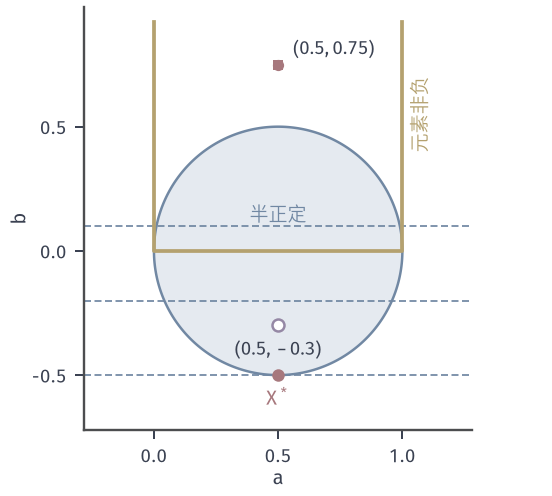

Write the Python code that produced this figure.
from pathlib import Path
import sys
sys.path.insert(0, str(Path(__file__).resolve().parents[1]/"cone-common"))
from cone_fig import *
HERE = Path(__file__).resolve().parent
# Trace-one 2x2 symmetric matrices X=[[a,b],[b,1-a]], W=[[2,1],[1,2]], <W,X>=2+2b.
fig, ax = figure(width_mm=78, height_mm=70)
xl, yl = (-.28, 1.28), (-.72, .98)
th = np.linspace(0, 2*np.pi, 300)
ax.fill(.5+.5*np.cos(th), .5*np.sin(th), facecolor=BLUE_FILL, edgecolor=BLUE, lw=1.0, zorder=1)
ax.plot([0, 0, 1, 1], [.92, 0, 0, .92], color=YELLOW, lw=1.5, zorder=3)
for lev in (-.5, -.2, .1):
    ax.plot(xl, [lev, lev], color=BLUE, lw=.7, ls=(0, (4, 2)), zorder=2)
dot(ax, (.5, -.5)); dot(ax, (.5, .75), RED, ms=4.5); hollow(ax, (.5, -.3), PURPLE)
ax.plot([.5], [.75], 's', color=RED, ms=4.2, mew=0, zorder=7)
setup(ax, xl, yl, [0, .5, 1], [-.5, 0, .5], xl='$a$', yl='$b$')
ax.text(.56, .79, '$(0.5,0.75)$', fontsize=7.5)
ax.text(.5, -.4, '$(0.5,-0.3)$', fontsize=7.5, va='center', ha='center')
ax.text(.5, -.62, '$X^*$', color=RED, fontsize=8, ha='center')
ax.text(.5, .12, '半正定', color=BLUE, fontsize=7.5, ha='center')
ax.text(1.03, .55, '元素非负', color=YELLOW, fontsize=7.5, rotation=90, va='center')
save(fig, HERE, 'figure', {'disk': '(a-1/2)^2+b^2<=1/4', 'objective': '2+2b', 'X*': [[.5, -.5], [-.5, .5]]})
